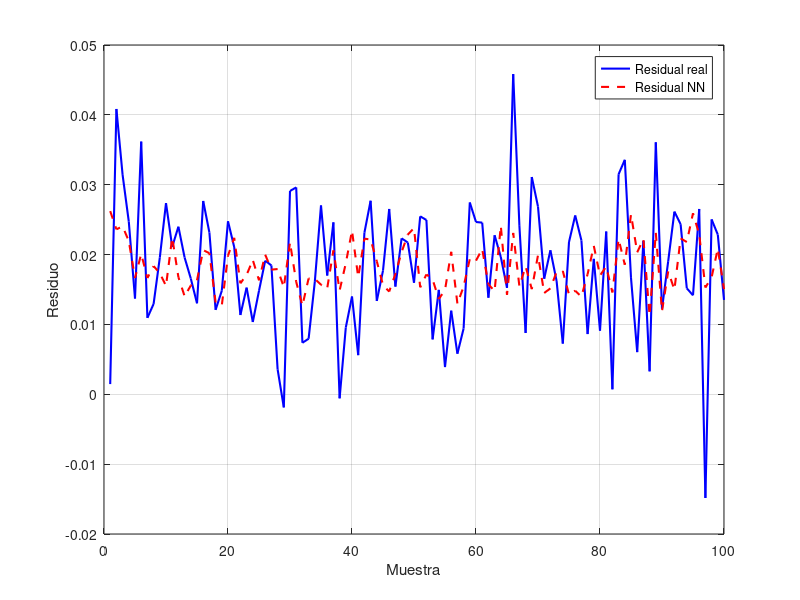

This chart was generated by the following MATLAB code:
clc; clear; close all

%% ==========================
% DATASET
% ==========================
N = 100;

theta_k = 0.15 + 0.1*rand(N,1);
u_k     = 0.005*rand(N,1);
P_k     = 0.01*rand(N,1);
ET_k    = 0.002*rand(N,1);

theta_model = theta_k + u_k + P_k - ET_k;

theta_real = theta_model ...
           + 0.02*sin(5*theta_k) ...
           + 0.01*randn(N,1);

Y = (theta_real - theta_model)';   % residual (1 x N)
X = [theta_k u_k P_k ET_k]';        % inputs (4 x N)

%% ==========================
% NORMALIZACIÓN MANUAL
% ==========================
xmin = min(X,[],2);
xmax = max(X,[],2);
Xn = (X - xmin) ./ (xmax - xmin + eps);

ymin = min(Y);
ymax = max(Y);
Yn = (Y - ymin) / (ymax - ymin + eps);

%% ==========================
% ARQUITECTURA NN (3 CAPAS)
% 4 → 10 → 6 → 1
% ==========================
n_in  = 4;
n_h1  = 10;
n_h2  = 6;
n_out = 1;

rng(1)
W1 = 0.5*randn(n_h1,n_in);
b1 = zeros(n_h1,1);

W2 = 0.5*randn(n_h2,n_h1);
b2 = zeros(n_h2,1);

W3 = 0.5*randn(n_out,n_h2);
b3 = 0;

%% ==========================
% ENTRENAMIENTO (BACKPROP)
% ==========================
epochs = 2000;
lr = 0.01;

mse = zeros(epochs,1);

for e = 1:epochs

    % ----- FORWARD -----
    Z1 = W1*Xn + b1;
    A1 = tanh(Z1);

    Z2 = W2*A1 + b2;
    A2 = tanh(Z2);

    Yhat = W3*A2 + b3;    % salida lineal

    % ----- ERROR -----
    E = Yn - Yhat;
    mse(e) = mean(E.^2);

    % ----- BACKPROP -----
    dY = -2*E / N;

    dW3 = dY * A2';
    db3 = sum(dY,2);

    dA2 = W3' * dY;
    dZ2 = dA2 .* (1 - A2.^2);

    dW2 = dZ2 * A1';
    db2 = sum(dZ2,2);

    dA1 = W2' * dZ2;
    dZ1 = dA1 .* (1 - A1.^2);

    dW1 = dZ1 * Xn';
    db1 = sum(dZ1,2);

    % ----- UPDATE -----
    W3 = W3 - lr*dW3;
    b3 = b3 - lr*db3;

    W2 = W2 - lr*dW2;
    b2 = b2 - lr*db2;

    W1 = W1 - lr*dW1;
    b1 = b1 - lr*db1;
end

%% ==========================
% VALIDACIÓN
% ==========================
Yhat = W3*tanh(W2*tanh(W1*Xn + b1) + b2) + b3;
Y_pred = Yhat*(ymax - ymin) + ymin;

figure
plot(Y,'b','LineWidth',1.5); hold on
plot(Y_pred,'r--','LineWidth',1.5)
legend('Residual real','Residual NN')
xlabel('Muestra')
ylabel('Residuo')
grid on

%% ==========================
% USO DEL MODELO (PASO MPC)
% ==========================
theta_k = 0.2;
u_k = 0.003;
P_k = 0.001;
ET_k = 0.0005;

theta_model = theta_k + u_k + P_k - ET_k;

x = [theta_k; u_k; P_k; ET_k];
x_n = (x - xmin) ./ (xmax - xmin + eps);

a1 = tanh(W1*x_n + b1);
a2 = tanh(W2*a1 + b2);
r_n = W3*a2 + b3;

r = r_n*(ymax - ymin) + ymin;
theta_next = theta_model + r;

disp(['Theta modelo: ', num2str(theta_model)])
disp(['Theta corregido: ', num2str(theta_next)])
